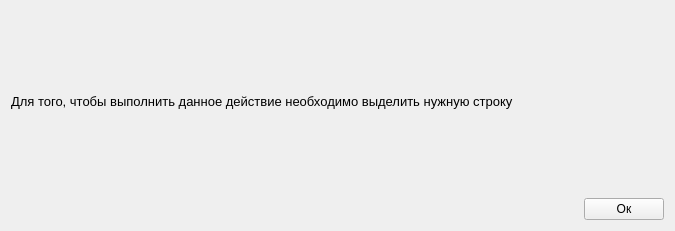
<?xml version="1.0" encoding="UTF-8"?>
<ui version="4.0">
 <class>Form</class>
 <widget class="QWidget" name="Form">
  <property name="geometry">
   <rect>
    <x>0</x>
    <y>0</y>
    <width>675</width>
    <height>231</height>
   </rect>
  </property>
  <property name="windowTitle">
   <string>сообщение об ошибке</string>
  </property>
  <layout class="QVBoxLayout" name="verticalLayout">
   <item>
    <widget class="QLabel" name="label_message">
     <property name="font">
      <font>
       <pointsize>10</pointsize>
      </font>
     </property>
     <property name="layoutDirection">
      <enum>Qt::LeftToRight</enum>
     </property>
     <property name="text">
      <string>Для того, чтобы выполнить данное действие необходимо выделить нужную строку</string>
     </property>
    </widget>
   </item>
   <item>
    <layout class="QHBoxLayout" name="horizontalLayout">
     <item>
      <spacer name="horizontalSpacer">
       <property name="orientation">
        <enum>Qt::Horizontal</enum>
       </property>
       <property name="sizeHint" stdset="0">
        <size>
         <width>40</width>
         <height>20</height>
        </size>
       </property>
      </spacer>
     </item>
     <item>
      <widget class="QPushButton" name="Button_ok">
       <property name="text">
        <string>Ок</string>
       </property>
      </widget>
     </item>
    </layout>
   </item>
  </layout>
 </widget>
 <resources/>
 <connections/>
</ui>
